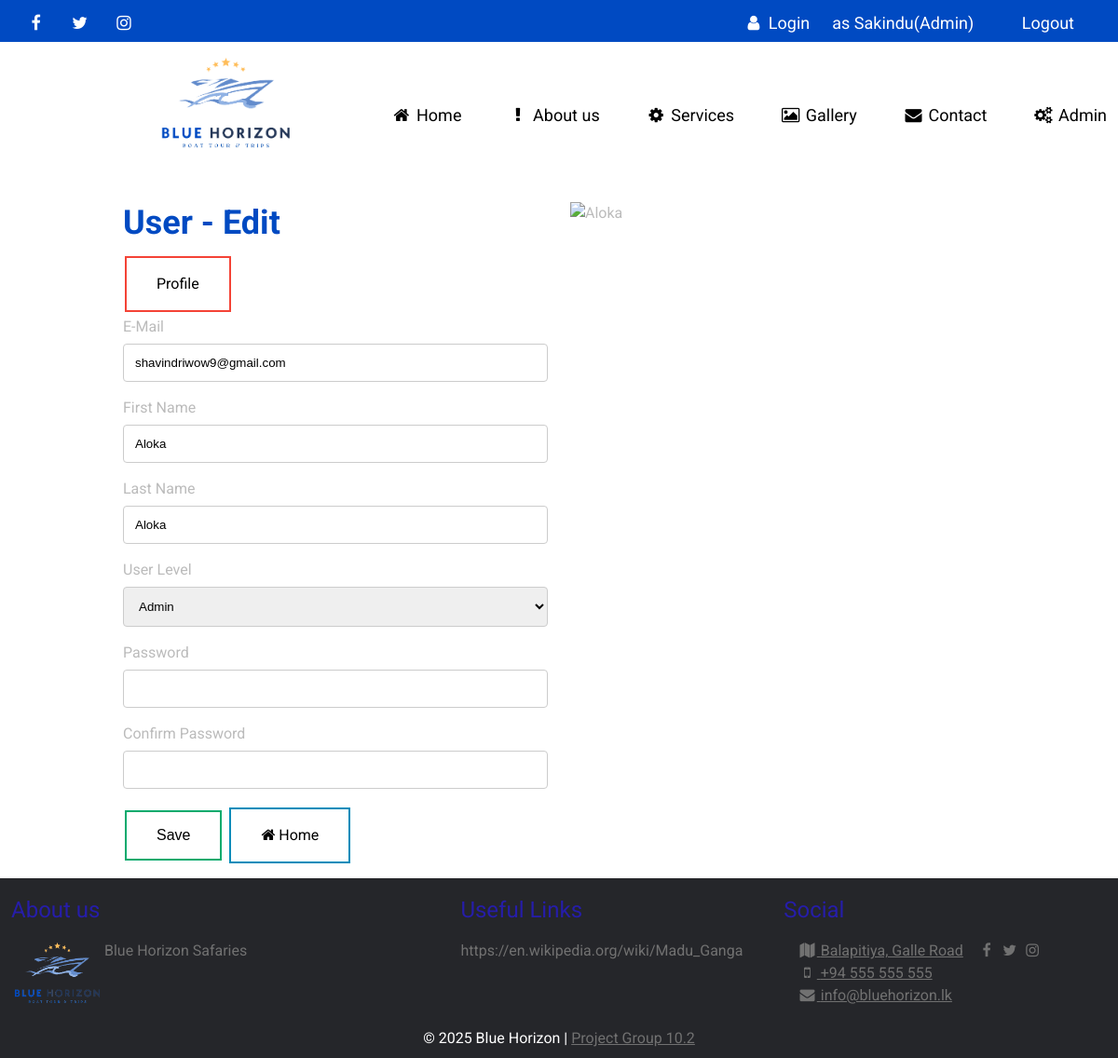
The app's page /user-edit.php?id=126 (signed in) with its own data.
### tables this page shows
CREATE TABLE `members`  (
  `id` int NOT NULL AUTO_INCREMENT,
  `email` varchar(255) NULL DEFAULT NULL,
  `password` varchar(255) NULL DEFAULT NULL,
  `username` varchar(255) NULL DEFAULT NULL,
  `level` int NULL DEFAULT NULL,
  `fname` varchar(255) NULL DEFAULT NULL,
  `lname` varchar(255) NULL DEFAULT NULL,
  `country` varchar(255) NULL DEFAULT NULL,
  `tel` varchar(255) NULL DEFAULT NULL,
  `img_name` varchar(255) NULL DEFAULT NULL,
  PRIMARY KEY (`id`) USING BTREE
);

### mysql.php (called while the page is built, shortened)
<?php
class mySQL
{
    protected $db_name = "bluesaf";
    protected $db_user = "root";
    protected $db_pass = "chanaka";
    protected $db_host = "localhost";
    public function execute($sql) {
        $con = new mysqli( $this->db_host, $this->db_user, $this->db_pass, $this->db_name );
        mysqli_set_charset($con,"utf8");
        $result=mysqli_query($con,$sql);
        return $result;
    }
}

### user-edit.php (the view, shortened to what this page needs)
<?php
require_once ("mysql.php");
require_once 'login/includes/update-pw.php';
if (isset($_REQUEST["id"])) {
    $id = $_REQUEST["id"];
} else {
    header("Location: user-list.php");
    exit;
}
if ($_SESSION['level']!=1){
    $sql="select * from members where id='".$_SESSION['idd']."'";
    $id =$_SESSION['idd'];
}else{
    $sql="select * from members where id='".$id."'";
}
$db = new mySQL();
$res=$db->execute($sql);
$row=mysqli_fetch_array($res);
$fname=$row['fname'];
$lname=$row['lname'];
$email=$row['email'];
$level=$row['level'];
$img_name=$row['img_name'];
?>
<!doctype html>
<html lang="en">
<head>
    <?php include "inc-head.php"; ?>
</head>
<body>
<div class="container">
    <?php include "inc-header.php"; ?>
    <div class="text-content">
        <div class="col-1">
        </div>
    </div>
    <div class="text-content">
        <div class="col-2">
            <h2 class="hd-1">User - Edit</h2>
            <a href="user-edit-profile.php?id=<?=$id?>" class="button button3"> Profile </a>
            <form class="needs-validation" novalidate method="post" action="user-edit.php" name="registration_form">
                <div class="form-group">
                    <label for="email" class="col-lg-2 col-sm-2 control-label">E-Mail</label>
                    <div class="col-lg-10">
                        <input readonly type="email" value="<?=$email?>" id="email" name="email" placeholder="Email" class="form-control" >
                    </div>
                </div>
                <div class="form-group">
                    <label for="fname" class="col-lg-2 col-sm-2 control-label">First Name</label>
                    <div class="col-lg-10">
                        <input readonly type="text" value="<?=$fname?>" class="form-control" id="fname" name="fname" placeholder="First Name">
                    </div>
                </div>
                <div class="form-group">
                    <label for="lname" class="col-lg-2 col-sm-2 control-label">Last Name</label>
                    <div class="col-lg-10">
                        <input readonly type="text" value="<?=$lname?>" class="form-control" id="lname" name="lname" placeholder="Last Name">
                    </div>
                </div>
                <div class="form-group">
                    <label for="level" class="col-lg-2 col-sm-2 control-label">User Level</label>
                    <div class="col-lg-10">
                        <select readonly id="level" name="level">
                            <?php if ($_SESSION['level']=='1') { ?>
                                <option value="1" <?php if ($level=='1'){echo "selected";}?>>Admin</option>
                            <?php } ?>
                        </select>
                    </div>
                </div>
                <div class="form-group">
                    <label for="password" class="col-lg-2 col-sm-2 control-label">Password </label>
                    <div class="col-lg-10">
                        <input type="password" id="password" name="password"  class="form-control" >
                    </div>
                </div>
                <div class="form-group">
                    <label for="confirmpwd" class="col-lg-2 col-sm-2 control-label">Confirm Password </label>
                    <div class="col-lg-10">
                        <input type="password" id="confirmpwd" name="confirmpwd"  class="form-control" >
                    </div>
                </div>
                <button class="button button1" name="submit" type="submit" >
                    Save</button>
                <a class="button button2" href="user-list.php" > <i class="fa fa-home"></i> Home</a>
            </form>
        </div>
        <div class="col-2">
            <img src="./profile/<?=$img_name?>" alt="<?=$fname?>" style="width: 50%;" >
        </div>
    </div>
</div>
<?php include "inc-footer.php"; ?>
</body>
</html>

### css/style.css (style rules this page uses)
* { margin: 0; padding: 0; }
body { margin: 0; overflow-x: hidden; font-family: "Roboto", sans-serif; font-weight: 400; font-style: normal; }
.copy a { color: #717171; }
.hd-1 { font-size: 36px; margin-bottom: 20px; margin-top: 10px; color: #004ac2; }
.text-content { background-color: #ffffff; color: #bbbbbb; display: flex; line-height: 24px; width: 80vw; margin: 0 auto; }
.col-1 { padding: 12px 12px 12px 12px; width: 100%; }
.col-2 { padding: 12px 12px 12px 12px; width: 50%; }
input[type=text], input[type=password], input[type=email],input[type=number],input[type=tel], input[type=date], select,option, textarea { width: 100%; padding: 12px; border: 1px solid #ccc; border-radius: 4px; box-sizing: border-box; margin-top: 6px; margin-bottom: 16px; resize: vertical; }

### css/button.css (style rules this page uses)
.button { background-color: #04AA6D; border: none; color: white; padding: 16px 32px; text-align: center; text-decoration: none; display: inline-block; font-size: 16px; margin: 4px 2px; transition-duration: 0.4s; cursor: pointer; }
.button1 { background-color: white; color: black; border: 2px solid #04AA6D; }
.button2 { background-color: white; color: black; border: 2px solid #008CBA; }
.button3 { background-color: white; color: black; border: 2px solid #f44336; }

### records on screen
members: email "shavindriwow9@gmail.com", fname "Aloka", lname "Aloka", level "Admin"

### other values on screen
$_SESSION['fname'] "Sakindu"
user_level($_SESSION['level']) "Admin"
FOOT "© 2025 Blue Horizon | Project Group 10.2"
